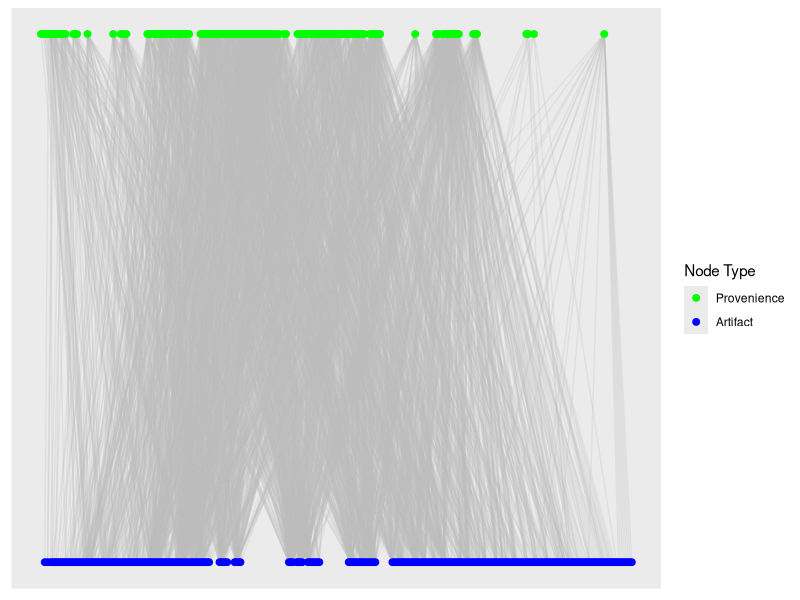
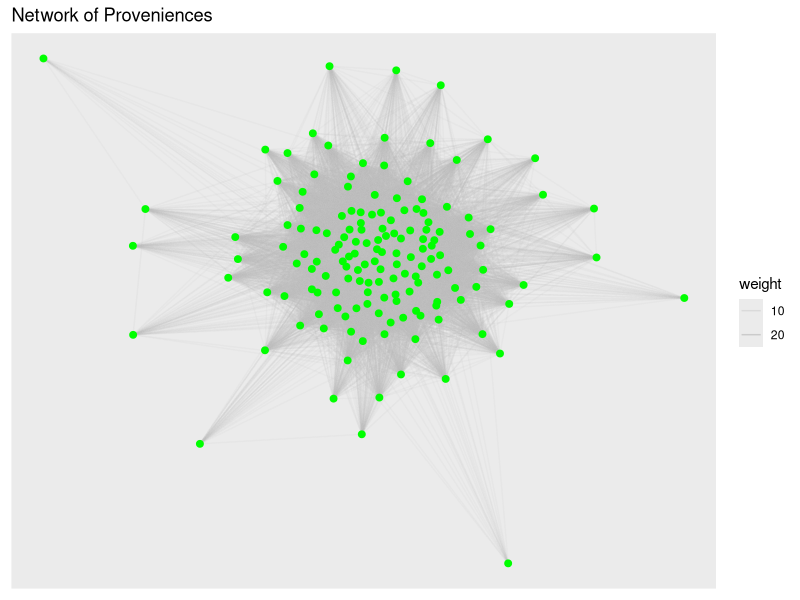
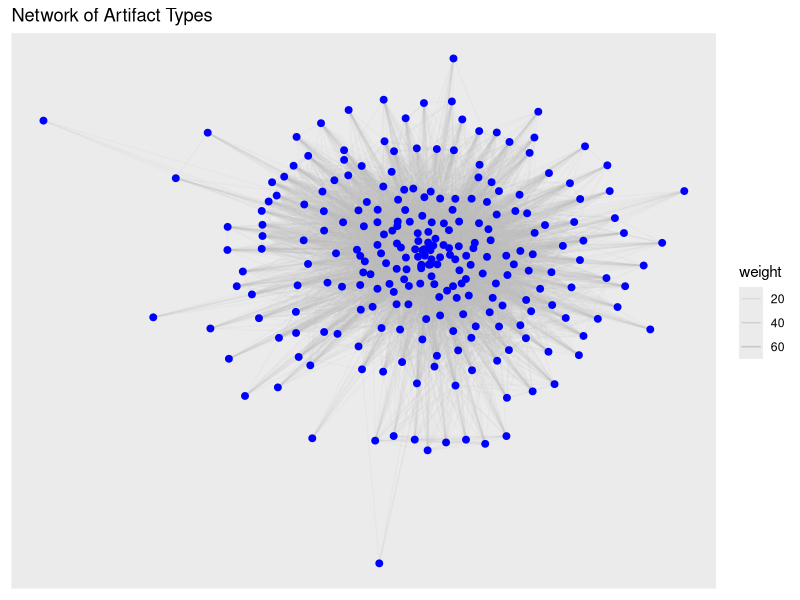
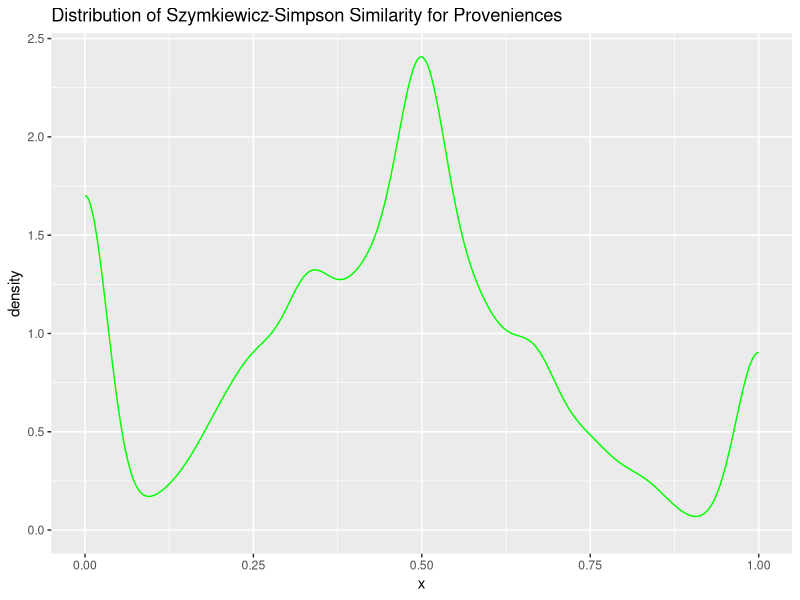
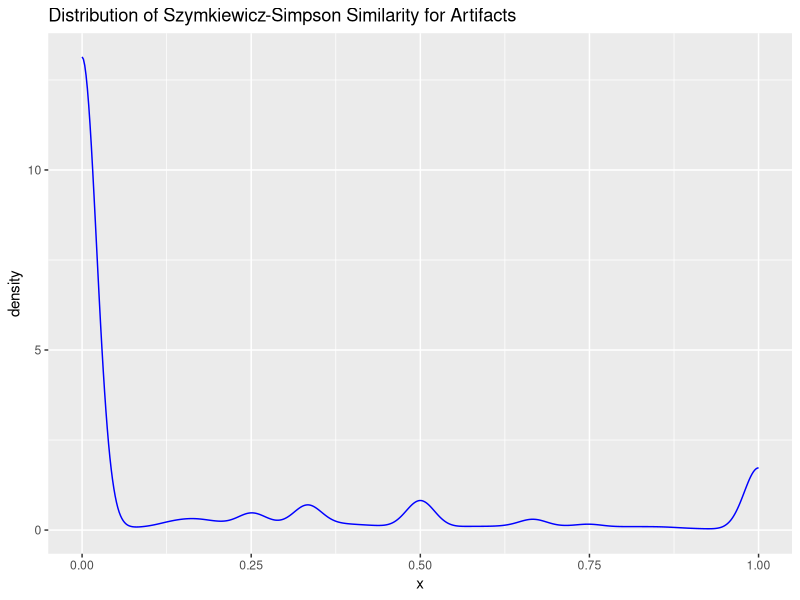
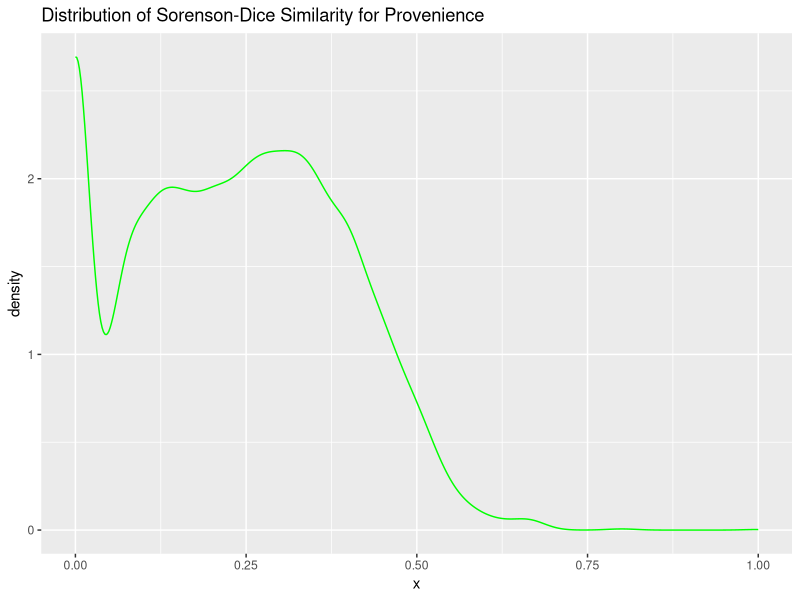
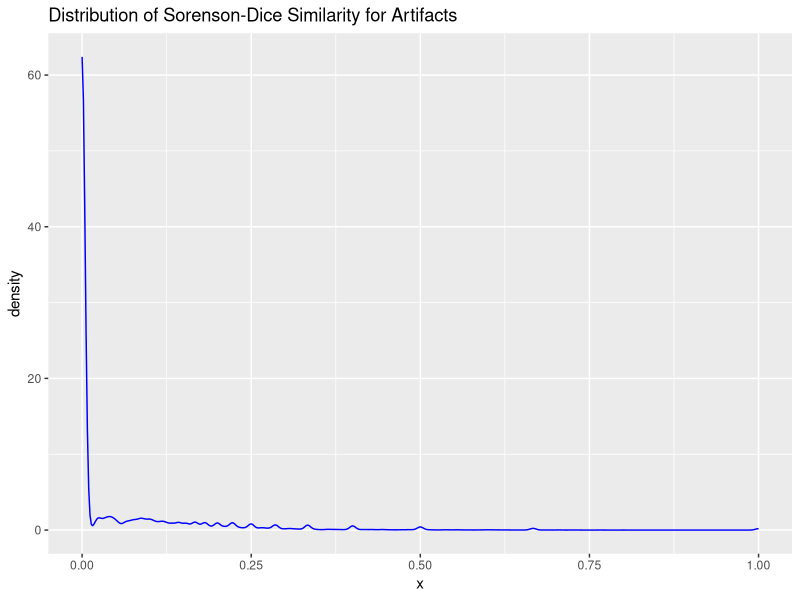
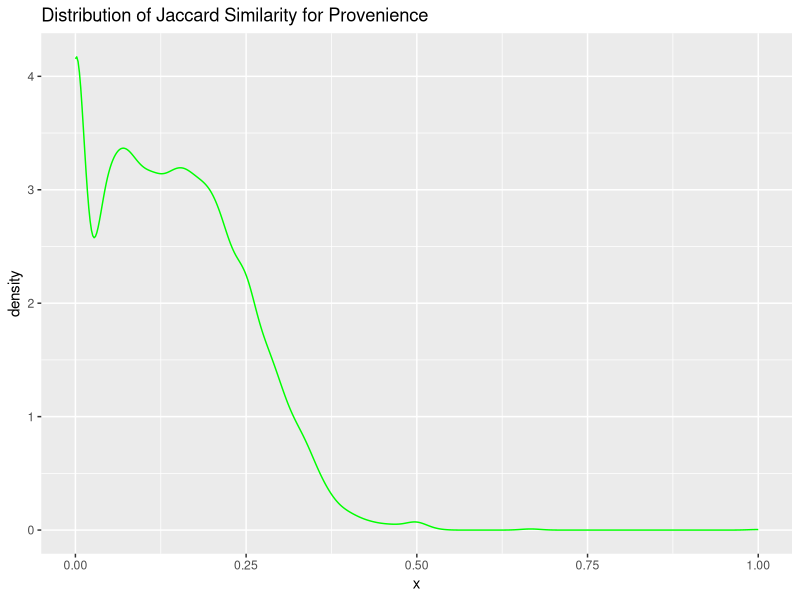

Generate these figures, in order, with R:
require(tidyverse)
require(igraph)
require(ggraph)

# Import data from file ---------------------------------------------------

dat <- read_csv("Catalog_SiteA.csv",
                col_select = c(LEVEL_ID, CODE))

# Create un-weighted bipartite graph --------------------------------------

g_assemblages_bpg <-
  graph_from_data_frame(unique.data.frame(select(dat, LEVEL_ID, CODE)),
                        directed = FALSE)

V(g_assemblages_bpg)$type <-
  bipartite_mapping(g_assemblages_bpg)$type

g_assemblages_bpg_layout <-
  g_assemblages_bpg %>% layout_as_bipartite()

g_assemblages_bpg %>%
  ggraph(layout = g_assemblages_bpg_layout) +
  geom_edge_link(color = "gray", alpha = 0.25) +
  geom_node_point(aes(color = type), size = 2) +
  scale_color_manual(
    values = c("green", "blue"),
    name = "Node Type",
    breaks = c(FALSE, TRUE),
    labels = c("Provenience", "Artifact")
  )


# Create incidence matrix from bipartite graph ----------------------------

g_assemblages_bpg_inc <- as_incidence_matrix(g_assemblages_bpg)

# Project one-mode graphs igraph ------------------------------------------

g_assemblages_proj <-
  bipartite_projection(g_assemblages_bpg, multiplicity = TRUE)

g_assemblages_proj_prov <- g_assemblages_proj$proj1

g_assemblages_proj_artifact <- g_assemblages_proj$proj2

g_assemblages_proj_prov %>%
  ggraph(layout = "fr") +
  geom_edge_link(color = "gray", aes(alpha = weight)) +
  geom_node_point(color = "green", size = 2) +
  ggtitle("Network of Proveniences")

g_assemblages_proj_artifact %>%
  ggraph(layout = "fr") +
  geom_edge_link(color = "gray", aes(alpha = weight)) +
  geom_node_point(color = "blue", size = 2) +
  ggtitle("Network of Artifact Types")


# Project one-mode graphs, Szymkiewicz-Simpson -----------------------------

# adapted from `rbiosUtils` function `overlapCoefficient`

overlap_coef <- function(x, y = NULL) {
  if (is.null(y))
    y <- x
  
  t_mat <- t(x) %*% y
  
  x_count <- apply(x, 2, function(xx)
    sum(xx != 0))
  
  y_count <- apply(y, 2, function(yy)
    sum(yy != 0))
  
  t_mat_pmin <- outer(x_count, y_count, FUN = pmin)
  
  res <- t_mat / t_mat_pmin
  
  if (is.null(y)) {
    diag(res) <- 1L
  }
  
  dimnames(res) <- list(colnames(x), colnames(y))
  
  return(res)
}

prov_adj_ssoc <- overlap_coef(t(g_assemblages_bpg_inc))
diag(prov_adj_ssoc) <- 0

prov_ssoc_vals <- prov_adj_ssoc[lower.tri(prov_adj_ssoc)]

ggplot(data = data.frame(x = c(prov_ssoc_vals)), aes(x = x)) +
  geom_density(color = "green") +
  ggtitle("Distribution of Szymkiewicz-Simpson Similarity for Proveniences")

artifact_adj_ssoc <- overlap_coef(g_assemblages_bpg_inc)
diag(artifact_adj_ssoc) <- 0

artifact_ssoc_vals <-
  artifact_adj_ssoc[lower.tri(artifact_adj_ssoc)]

ggplot(data = data.frame(x = c(artifact_ssoc_vals)), aes(x = x)) +
  geom_density(color = "blue") +
  ggtitle("Distribution of Szymkiewicz-Simpson Similarity for Artifacts")


# Project one-mode graphs, Sorenson-Dice -----------------------------------

soren_dice_sim <- function(x, y = NULL) {
  if (is.null(y))
    y <- x
  
  t_mat <- t(x) %*% y
  
  x_count <- apply(x, 2, function(xx)
    sum(xx != 0))
  
  y_count <- apply(y, 2, function(yy)
    sum(yy != 0))
  
  t_mat_sum <- outer(x_count, y_count, FUN = "+")
  
  res <- (2 * t_mat) / t_mat_sum
  
  if (is.null(y)) {
    diag(res) <- 1L
  }
  
  dimnames(res) <- list(colnames(x), colnames(y))
  return(res)
}

prov_adj_sdsim <- soren_dice_sim(t(g_assemblages_bpg_inc))
diag(prov_adj_sdsim) <- 0

prov_sdsim_val <-
  prov_adj_sdsim[lower.tri(prov_adj_sdsim)]

ggplot(data = data.frame(x = prov_sdsim_val), aes(x = x)) +
  geom_density(color = "green") +
  ggtitle("Distribution of Sorenson-Dice Similarity for Provenience")

artifact_adj_sdsim <- soren_dice_sim(g_assemblages_bpg_inc)
diag(artifact_adj_sdsim) <- 0

artifact_sdsim_val <-
  artifact_adj_sdsim[lower.tri(artifact_adj_sdsim)]

ggplot(data = data.frame(x = artifact_sdsim_val), aes(x = x)) +
  geom_density(color = "blue") +
  ggtitle("Distribution of Sorenson-Dice Similarity for Artifacts")


# Project one-mode graphs, Jaccard ----------------------------------------

jaccard_sim <- function(x, y = NULL) {
  if (is.null(y))
    y <- x
  
  t_mat <- t(x) %*% y
  
  x_count <- apply(x, 2, function(xx)
    sum(xx != 0))
  
  y_count <- apply(y, 2, function(yy)
    sum(yy != 0))
  
  t_mat_sum <- outer(x_count, y_count, FUN = "+")
  
  res <- t_mat / (t_mat_sum - t_mat)
  
  if (is.null(y)) {
    diag(res) <- 1L
  }
  
  dimnames(res) <- list(colnames(x), colnames(y))
  
  return(res)
}

prov_adj_jacc <- jaccard_sim(t(g_assemblages_bpg_inc))
diag(prov_adj_jacc) <- 0

prov_jacc_val <-
  prov_adj_jacc[lower.tri(prov_adj_jacc)]

ggplot(data = data.frame(x = prov_jacc_val), aes(x = x)) +
  geom_density(color = "green") +
  ggtitle("Distribution of Jaccard Similarity for Provenience")

artifact_adj_jacc <- jaccard_sim(g_assemblages_bpg_inc)
diag(artifact_adj_jacc) <- 0

artifact_jacc_val <-
  artifact_adj_jacc[lower.tri(artifact_adj_jacc)]

ggplot(data = data.frame(x = artifact_jacc_val), aes(x = x)) +
  geom_density(color = "blue") +
  ggtitle("Distribution of Jaccard Similarity for Artifacts")


# TOM Adjacency -----------------------------------------------------------

tom_adjacency_sim <- function(adj_mat) {
  l_mat <- adj_mat %*% t(adj_mat)
  
  k_row <- rowSums(adj_mat)
  k_col <- colSums(adj_mat)
  k_min <- outer(k_row, k_col, FUN = pmin)
  
  tom_adj <- (l_mat + adj_mat) / (k_min + 1 - adj_mat)
  
  diag(tom_adj) <- 1
  
  dimnames(tom_adj) <- list(colnames(adj_mat), colnames(adj_mat))
  
  return(tom_adj)
}
